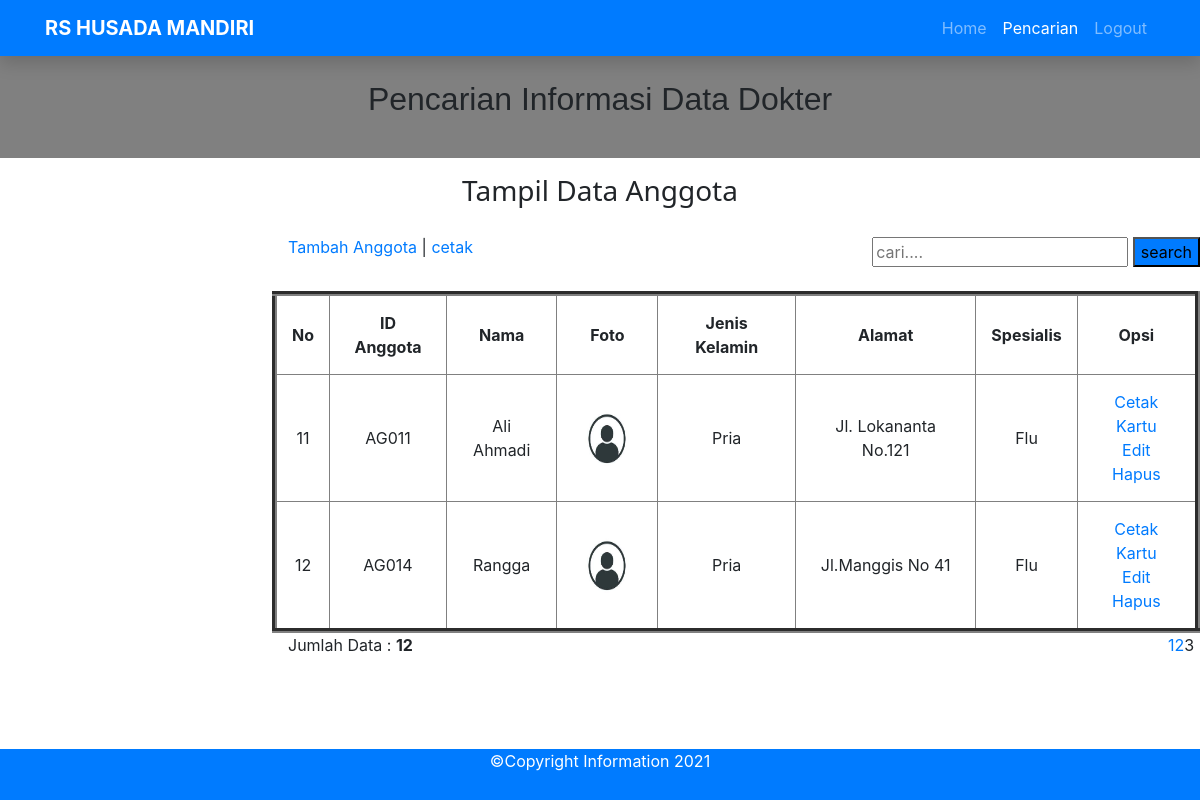
Screenshot of /dbrs/pencarian.php?p=anggota&hal=3 (signed in) with the database file from the repository.
### tables this page shows
CREATE TABLE `tbanggota` (
  `idanggota` varchar(5) NOT NULL,
  `nama` varchar(30) NOT NULL,
  `jeniskelamin` varchar(10) NOT NULL,
  `alamat` varchar(40) NOT NULL,
  `status` varchar(20) NOT NULL,
  `spesialis` varchar(35) NOT NULL,
  `foto` varchar(35) NOT NULL
);

### dbrs/pencarian.php (the view, shortened to what this page needs)
<?php
    include'koneksi.php';
    if(isset($_SESSION['sesi'])){
?>
<!DOCTYPE html>
<html lang="en">
<head>
    <link rel="stylesheet" href="css/bootstrap.css">
    <link rel="stylesheet" href="style/pencarian.css">
</head>
<body>
    <div id="container">
        <div id="header">
            <nav class="navbar navbar-expand-xl navbar-dark bg-primary shadow fixed-top">
                <div class="container">
                    <a class="navbar-brand" style="font-weight: bold" href="index.php">RS HUSADA MANDIRI</a>
                    <div class="collapse navbar-collapse justify-content-end" id="navbarNav">
                    <ul class="navbar-nav ms-auto">
                        <li class="nav-item">
                        <a class="nav-link" aria-current="page" href="index.php">Home</a>
                        </li>
                        <li class="nav-item">
                            <a class="nav-link active" href="pencarian.php">Pencarian</a>
                        </li>
                        <li class="nav-item">
                            <a class="nav-link" href="logout.php">Logout</a>
                        </li>
                    </ul>
                    </div>
                </div>
            </nav>
            <div id="container-grid" class="text-center" style="background-color: grey">
                <div class="row">
                    <div class="col">
                        <h2 style="margin-top: 3rem">Pencarian Informasi Data Dokter</h2>
                    </div>
                </div>
            </div>
            <div class="text-center mt-3 mb-5" style="font-family: Segoe UI;" id="label-page">
                <h3>Tampil Data Anggota</h3>
            </div>
            <div id="content">
                <div class="row">
                    <div class="col">
                        <div style="margin-left: 18rem; margin-top: -1.34rem;;">
                            <p id="tombol-tambah-container">
                                <a href="pages/anggota-input.php" class="tombol">Tambah Anggota</a>  |
                                <a target="_blank" href="pages/cetak.php">
                                    cetak
                                </a>
                            </p>
                        </div>
                        <FORM CLASS="form-inline" METHOD="POST">
                            <div align="right">
                                <form method=post>
                                    <input type="text" name="pencarian" placeholder="cari....">
                                    <input class="bg-primary" type="submit" name="search" value="search" class="tombol">
                                </form>
                        </FORM>
                        <table style="margin-left: 17rem; margin-bottom: 0rem" id="tabel-tampil" border="5" cellspacing="0" cellpadding="15" class="text-center mt-4">
                            <tr>
                                <th id="label-tampil-no">No</td>
                                <th>ID Anggota</th>
                                <th>Nama</th>
                                <th>Foto</th>
                                <th>Jenis Kelamin</th>
                                <th>Alamat</th>
                                <th>Spesialis</th>
                                <th id="label-opsi">Opsi</th>
                            </tr>
                            <?php
                        $batas = 5;
                        extract($_GET);
                        if(empty($hal)){
                            $posisi = 0;
                            $hal = 1;
                            $nomor = 1;
                        }
                        else {
                            $posisi = ($hal - 1) * $batas;
                            $nomor = $posisi+1;
                        }
                        if($_SERVER['REQUEST_METHOD'] == "POST"){
                            $pencarian = trim(mysqli_real_escape_string($db, $_POST['pencarian']));
                            if($pencarian != ""){
                                $sql = "SELECT * FROM tbanggota WHERE nama LIKE '%$pencarian%'
                                        OR idanggota LIKE '%$pencarian%'
                                        OR jeniskelamin LIKE '%$pencarian%'
                                        OR alamat LIKE '%$pencarian%'
                                        OR spesialis LIKE '%$pencarian%'";
                                $query = $sql;
                                $queryJml = $sql;
                            }
                            else {
                                $query = "SELECT * FROM tbanggota LIMIT $posisi, $batas";
                                $queryJml = "SELECT * FROM tbanggota";
                                $no = $posisi * 1;
                            }
                        }
                        else {
                            $query = "SELECT * FROM tbanggota LIMIT $posisi, $batas";
                            $queryJml = "SELECT * FROM tbanggota";
                        }
                        $q_tampil_anggota = mysqli_query($db, $query);
                        if(mysqli_num_rows($q_tampil_anggota)>0)
                        {
                        while($r_tampil_anggota=mysqli_fetch_array($q_tampil_anggota)){
                            if(empty($r_tampil_anggota['foto'])or($r_tampil_anggota['foto']=='-'))
                                $foto = "admin-no-photo.jpg";
                            else
                                $foto = $r_tampil_anggota['foto'];
                        ?>
                        <tr>
                            <td><?php echo $nomor; ?></td>
                            <td><?php echo $r_tampil_anggota['idanggota']; ?></td>
                            <td><?php echo $r_tampil_anggota['nama']; ?></td>
                            <td><img src="images/<?php echo $foto; ?>" width=70px height=70px></td>
                            <td><?php echo $r_tampil_anggota['jeniskelamin']; ?></td>
                            <td><?php echo $r_tampil_anggota['alamat']; ?></td>
                            <td><?php echo $r_tampil_anggota['spesialis']; ?></td>
                            <td>
                                <div class="tombol-opsi-container"><a target="_blank" href="pages/cetak_kartu.php?id=<?php echo $r_tampil_anggota['idanggota'];?>" class="tombol">Cetak Kartu</a></div>
                                <div class="tombol-opsi-container"><a href="pages/anggota-edit.php?id=<?php echo $r_tampil_anggota['idanggota'];?>" class="tombol">Edit</a></div>
                                <div class="tombol-opsi-container"><a href="proses/anggota-hapus.php?id=<?php echo $r_tampil_anggota['idanggota']; ?>" onclick = "return confirm ('Apakah Anda Yakin Akan Menghapus Data Ini?')" class="tombol">Hapus</a></div>
                            </td>
                        </tr>
                        <?php $nomor++; }
                        }
                        else {
                            echo "<tr><td colspan=6>Data Tidak Ditemukan</td></tr>";
                        }?>
                        </table>
                    </div>
                </div>
            </div>
            <?php
                if(isset($_POST['pencarian'])){
                if($_POST['pencarian']!=''){
                    echo "<div style=\"float:left;\">";
                    $jml = mysqli_num_rows(mysqli_query($db, $queryJml));
                    echo "Data Hasil Pencarian: <b>$jml</b>";
                    echo "</div>";
                }
                }
                else{
            ?>
            <div style="float: left; margin-left: 18rem;">
                <?php
                    $jml = mysqli_num_rows(mysqli_query($db, $queryJml));
                    echo "Jumlah Data : <b>$jml</b>";
                ?>
                </div>
                <div class="pagination mb-5 mb-5" style="margin-left: 73rem; margin-botton: 15rem">
                        <?php
                        $jml_hal = ceil($jml/$batas);
                        for($i=1; $i<=$jml_hal; $i++){
                            if($i != $hal){
                                echo "<a href=\"?p=anggota&hal=$i\">$i</a>";
                            }
                            else {
                                echo "<a class=\"active\">$i</a>";
                            }
                        }
                        ?>
                </div>
            <?php
            }
            ?>
            <div id="container-grid" class="text-center" style="background-color: white">
            </div>
            <footer class="bg-primary text-white text-center mt-5 pb-5 fixed-bottom">
                <p>©Copyright Information 2021</p>
            </footer>
        </div>
    </div>
</body>
</html>
<?php
}
else {
	echo "<script>
		alert('Anda Harus Login Dahulu!');
	</script>";
	header('location:login.php');
}
?>

### dbrs/style/pencarian.css (style rules this page uses)
#container-grid { padding: 2rem 1rem; }
h2 { font-family:Verdana, Geneva, Tahoma, sans-serif; font-weight: normal; }
#tabel-tampil { margin-left: auto; margin-right: auto; }
p { margin-bottom: -1.34rem; }

### rows the page displays
tbanggota: idanggota "AG011", nama "Ali Ahmadi", jeniskelamin "Pria", alamat "Jl. Lokananta No.121", spesialis "Flu"
tbanggota: idanggota "AG014", nama "Rangga", jeniskelamin "Pria", alamat "Jl.Manggis No 41", spesialis "Flu"

### other values shown
$jml "12"
